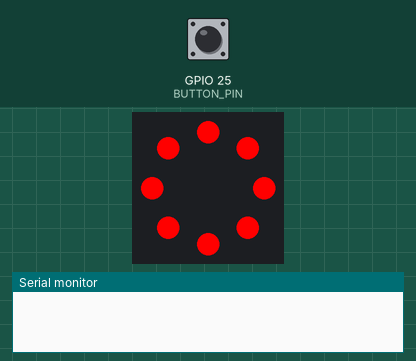
Bench run of a sketch on a simulated ESP32. On the bench: 8 RGB LEDs in a ring, first at the top, clockwise, the last lines printed to the serial monitor. Inputs (shaded band) come from the test bench; at power-on: GPIO 25 (BUTTON_PIN) LOW.

Above: at 1.2 s.
1.3 s: GPIO 25 (BUTTON_PIN) pulled HIGH for 0.15 s
At 2.5 s:
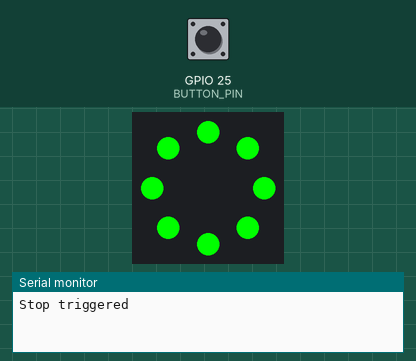
2.9 s: GPIO 25 (BUTTON_PIN) pulled HIGH for 1 s
At 2.98 s:
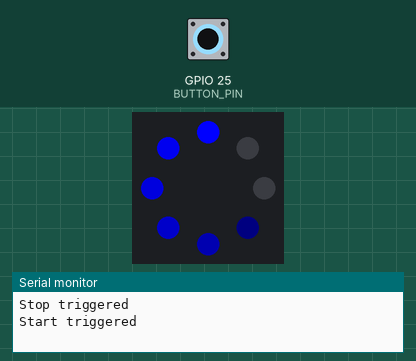
Timing chart, 0 to 10.5 s (numbered marks = the images above; inputs shaded):
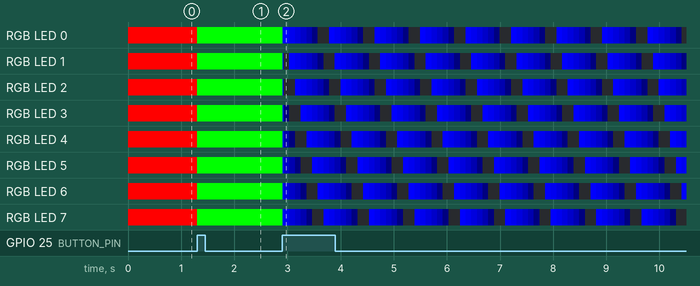

Measured:
- after the input at 1.3 s, RGB LED 0–7: RGB(255, 0, 0) → RGB(0, 255, 0) at once; the LEDs: change at once (image 1)

The sketch:

ActionButton.ino
```cpp
#include "ActionButton.h"

#include "Pinout.h"

ActionButton actionButton(BUTTON_PIN, LED_PIN);

void setup() {
    Serial.begin(9600);
    actionButton.begin();
    actionButton.setStop();
}

void loop() {
    actionButton.update();
    if(actionButton.stopTriggered()){
        Serial.println("Stop triggered");
        actionButton.setStart();
    }
    else if(actionButton.startTriggered()){
        Serial.println("Start triggered");
        actionButton.setLoading();
    }
}
```

ActionButton.h
```cpp
#ifndef ACTION_BUTTON_H
#define ACTION_BUTTON_H

#include <Adafruit_NeoPixel.h>

enum event_t {
    START,
    STOP,
    LOADING
};

class ActionButton {
public:
    ActionButton(uint8_t buttonPin, uint8_t ledPin, uint8_t numLeds=8):
    _ledRing(numLeds, ledPin, NEO_GRB + NEO_KHZ800) {
        _buttonPin = buttonPin;
        _numLeds = numLeds;
        _lastButtonState = LOW;
        lastButtonUpdate = 0;
        _ledRing = Adafruit_NeoPixel(numLeds, ledPin, NEO_GRB + NEO_KHZ800);
        nextEvent = STOP;
    }
    void begin(){
        pinMode(_buttonPin, INPUT);
        _ledRing.begin();
        _ledRing.show();
    }

    void update(){
        int reading = digitalRead(_buttonPin);
        if ((millis() - lastButtonUpdate) > _debounceDelay) {
            if(nextEvent == LOADING){
                updateLoading();
            }

            lastButtonUpdate = millis();
            if(reading && !_lastButtonState){ //Rising Edge
                    eventTriggered = true;
            }
            _lastButtonState = reading;
        }
    }

    void updateLoading(){
      int scaleFactor = 5;
      int adjustedCounter = animationCounter/scaleFactor;
      //Serial.println(adjustedCounter);
        for(int i = 0; i < _numLeds; i++){
            int distance = adjustedCounter - i;
            if(distance < 0){
              distance += _numLeds;
            }
            int brightness = 255 - distance*50;
            if(brightness < 0){
              brightness = 0;
            }
           // Serial.print(brightness);Serial.print(" ");
            _ledRing.setPixelColor(i, _ledRing.Color(0, 0, brightness));
        }
        //Serial.println();
        _ledRing.show();
        animationCounter++;
        animationCounter %= (_numLeds*scaleFactor);
    }

    bool stopTriggered(){
        if(eventTriggered && nextEvent == STOP){
            eventTriggered = false;
            return true;
        }
        return false;
    }

    bool startTriggered(){
        if(eventTriggered && nextEvent == START){
            eventTriggered = false;
            return true;
        }
        return false;
    }

    void setLoading(){
        _ledRing.fill(_ledRing.Color(0, 0, 255), 0, _numLeds);
        _ledRing.show();
        nextEvent = LOADING;
        eventTriggered = false;
    }

    void setStop(){
        _ledRing.fill(_ledRing.Color(255, 0, 0), 0, _numLeds);
        _ledRing.show();
        nextEvent = STOP;
        eventTriggered = false;
    }

    void setStart(){
        _ledRing.fill(_ledRing.Color(0, 255, 0), 0, _numLeds);
        _ledRing.show();
        nextEvent = START;
        eventTriggered = false;
    }

private:
    uint8_t _buttonPin;
    uint8_t _numLeds;
    bool _lastButtonState;
    unsigned long lastButtonUpdate;
    const unsigned long _debounceDelay = 20; // Debounce delay in milliseconds

    int animationCounter = 0;

    event_t nextEvent;
    bool eventTriggered = false;

    Adafruit_NeoPixel _ledRing;
};

#endif // ACTION_BUTTON_H
```

Pinout.h
```cpp
#ifndef PINOUT
#define PINOUT

//#define SPEED_POTI_PIN 34
#define LED_PIN 33
#define BUTTON_PIN 25


#define ANALOG_SENSOR_PIN 32
#define E_STOP_PIN 23
//25
#define MOTOR_PIN 26
// RX and TX have to be changed cause 34/35 can only be inputs

#define SOFT_TX 17 // -> goes to RX
#define SOFT_RX 16 //-> goes to TX
//SoftwareSerial softSerial(/*rx =*/SOFT_RX, /*tx =*/SOFT_TX);


/*#include <HardwareSerial.h>
HardwareSerial MySerial(2);
MySerial.begin(9600, SERIAL_8N1, SOFT_RX, SOFT_TX);
*/


#define MAGNET_BOTTOM_PIN 19
#define MAGNET_SIDE_PIN 18

#endif
```
